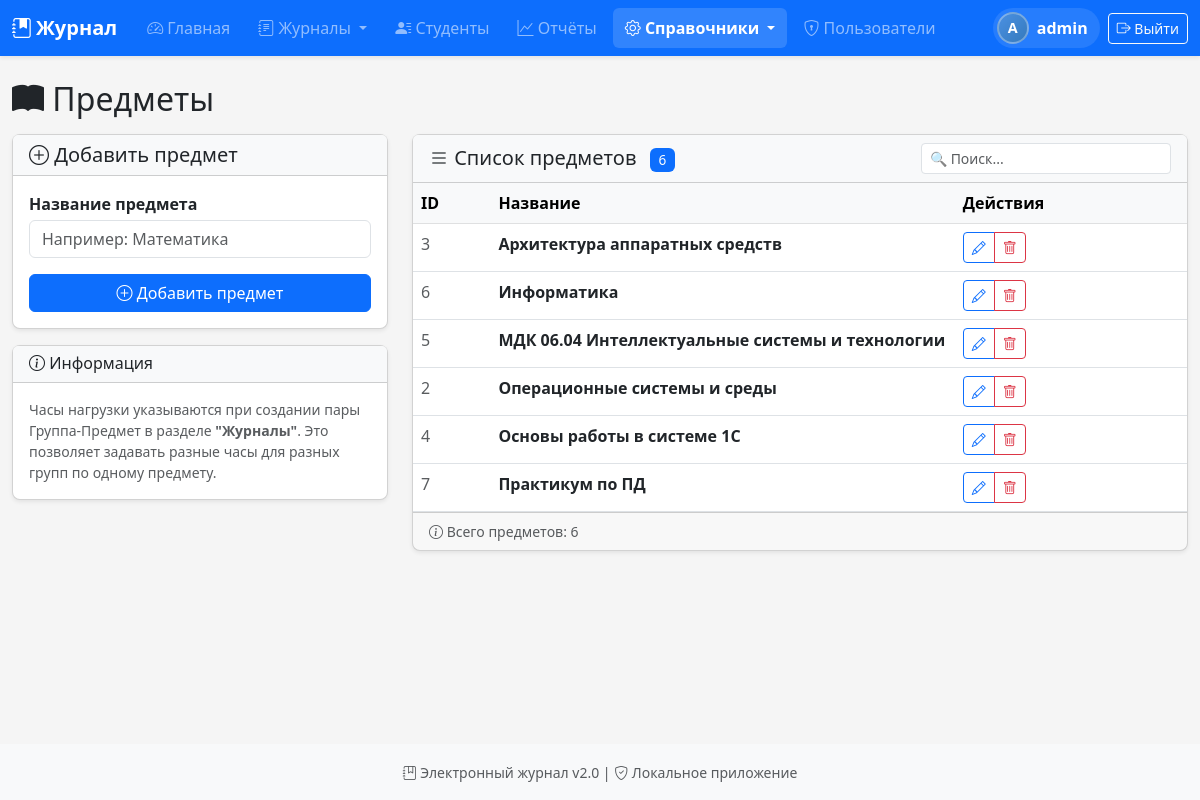
/subjects (signed in), run on the app's committed database.
### tables this page shows
CREATE TABLE subjects (
            id INTEGER PRIMARY KEY AUTOINCREMENT,
            name TEXT NOT NULL
        );

### routes.py (the view)
@main_bp.route('/subjects')
@login_required
def subjects():
    return render_template('subjects.html', subjects=Subject.get_all())

### models.py (called while the page is built)
def get_db():
    conn = sqlite3.connect(Config.DATABASE)
    conn.row_factory = sqlite3.Row
    conn.execute("PRAGMA foreign_keys = ON")
    return conn

    @staticmethod
    def get_all():
        conn = get_db()
        subjects = conn.execute("SELECT * FROM subjects ORDER BY name").fetchall()
        conn.close()
        return subjects

    @staticmethod
    def get_user_permissions(uid):
        conn = get_db()
        permissions = conn.execute('''
            SELECT p.code FROM permissions p
            JOIN user_permissions up ON p.id=up.permission_id
            WHERE up.user_id=?
        ''', (uid,)).fetchall()
        conn.close()
        return [p['code'] for p in permissions]

    @staticmethod
    def has_permission(uid, code):
        perms = Permission.get_user_permissions(uid)
        return code in perms

### routes.py (called while the page is built)
@main_bp.context_processor
def utility_processor():
    def has_permission(permission_code):
        if 'user_id' in session:
            return Permission.has_permission(session['user_id'], permission_code)
        return False
    def get_semesters(gsid):
        return GroupSubject.get_semesters(gsid)
    def get_hours(gsid, semester):
        return GroupSubject.get_hours(gsid, semester)
    return dict(
        has_permission=has_permission,
        get_semesters=get_semesters,
        get_hours=get_hours
    )

### templates/subjects.html (shortened to what this page needs)
{% extends "base.html" %}
{% block content %}
<h2 class="mb-3">
    <i class="bi bi-book-fill"></i> Предметы
</h2>
<div class="row">
    <div class="col-md-4 mb-3">
        <div class="card shadow-sm">
            <div class="card-header bg-light">
                <h5 class="mb-0"><i class="bi bi-plus-circle"></i> Добавить предмет</h5>
            </div>
            <div class="card-body">
                <form method="POST" action="{{ url_for('main.add_subject') }}">
                    <div class="mb-3">
                        <label for="subject_name" class="form-label fw-bold">Название предмета</label>
                        <input type="text" class="form-control no-emoji" id="subject_name"
                               name="name" placeholder="Например: Математика" required>
                    </div>
                    <button type="submit" class="btn btn-primary w-100">
                        <i class="bi bi-plus-circle"></i> Добавить предмет
                    </button>
                </form>
            </div>
        </div>
        <div class="card mt-3 shadow-sm">
            <div class="card-header bg-light">
                <h6 class="mb-0"><i class="bi bi-info-circle"></i> Информация</h6>
            </div>
            <div class="card-body">
                <p class="small text-muted mb-0">
                    Часы нагрузки указываются при создании пары Группа-Предмет
                    в разделе <strong>"Журналы"</strong>. Это позволяет задавать
                    разные часы для разных групп по одному предмету.
                </p>
            </div>
        </div>
    </div>
    <div class="col-md-8">
        <div class="card shadow-sm">
            <div class="card-header bg-light d-flex justify-content-between align-items-center">
                <h5 class="mb-0">
                    <i class="bi bi-list"></i> Список предметов
                    <span class="badge bg-primary ms-2">{{ subjects|length }}</span>
                </h5>
                <input type="text" id="subjectSearch" class="form-control form-control-sm"
                       style="max-width: 250px;" placeholder="🔍 Поиск...">
            </div>
            <div class="card-body p-0">
                {% if subjects %}
                <div class="table-responsive">
                    <table class="table table-hover mb-0" id="subjectsTable">
                        <thead class="table-light">
                            <tr>
                                <th style="width: 10%;">ID</th>
                                <th style="width: 60%;">Название</th>
                                <th style="width: 30%;">Действия</th>
                            </tr>
                        </thead>
                        <tbody>
                            {% for subject in subjects %}
                            <tr data-search="{{ subject.name }}">
                                <td class="text-muted">{{ subject.id }}</td>
                                <td><strong>{{ subject.name }}</strong></td>
                                <td>
                                    <div class="btn-group btn-group-sm">
                                        <button class="btn btn-outline-primary edit-btn"
                                                data-id="{{ subject.id }}"
                                                data-name="{{ subject.name }}"
                                                data-bs-toggle="modal"
                                                data-bs-target="#editSubjectModal"
                                                title="Редактировать">
                                            <i class="bi bi-pencil"></i>
                                        </button>
                                        <a href="{{ url_for('main.delete_subject', sid=subject.id) }}"
                                           class="btn btn-outline-danger"
                                           onclick="return confirm('Удалить предмет {{ subject.name }}?\n\nВсе связанные журналы также будут удалены!')"
                                           title="Удалить">
                                            <i class="bi bi-trash"></i>
                                        </a>
                                    </div>
                                </td>
                            </tr>
                            {% endfor %}
                        </tbody>
                    </table>
                </div>
                {% else %}
                <div class="text-center py-5">
                    <i class="bi bi-book" style="font-size: 4rem; color: #ccc;"></i>
                    <p class="text-muted mt-3">Предметы не добавлены</p>
                    <p class="text-muted small">Добавьте предмет через форму слева</p>
                </div>
                {% endif %}
            </div>
            {% if subjects %}
            <div class="card-footer text-muted small">
                <i class="bi bi-info-circle"></i> Всего предметов: {{ subjects|length }}
            </div>
            {% endif %}
        </div>
    </div>
</div>
{% endblock %}

### static/style.css (style rules this page uses)
body { background-color: #f5f5f5; min-height: 100vh; display: flex; flex-direction: column; }
.badge { font-size: 0.85rem; font-weight: 500; }
.btn { transition: all 0.15s ease; }
.btn-group .btn { border-radius: 4px; }
.card { border-radius: 8px; transition: transform 0.15s, box-shadow 0.15s; }
.card.shadow-sm { box-shadow: 0 0.125rem 0.25rem rgba(0, 0, 0, 0.075) !important; }
.form-label { font-weight: 500; margin-bottom: 0.25rem; }

### templates/base.html (style rules this page uses)
html { scroll-behavior: smooth; }
body { min-height: 100vh; display: flex; flex-direction: column; }

### data on the page
subjects: id "3", name "Архитектура аппаратных средств"
subjects: id "6", name "Информатика"
subjects: id "5", name "МДК 06.04 Интеллектуальные системы и технологии"
subjects: id "2", name "Операционные системы и среды"
subjects: id "4", name "Основы работы в системе 1С"
subjects: id "7", name "Практикум по ПД"

### other printed values
{{ session.username[0]|upper }} "A"
{{ session.username }} "admin"
{{ subjects|length }} "6"
